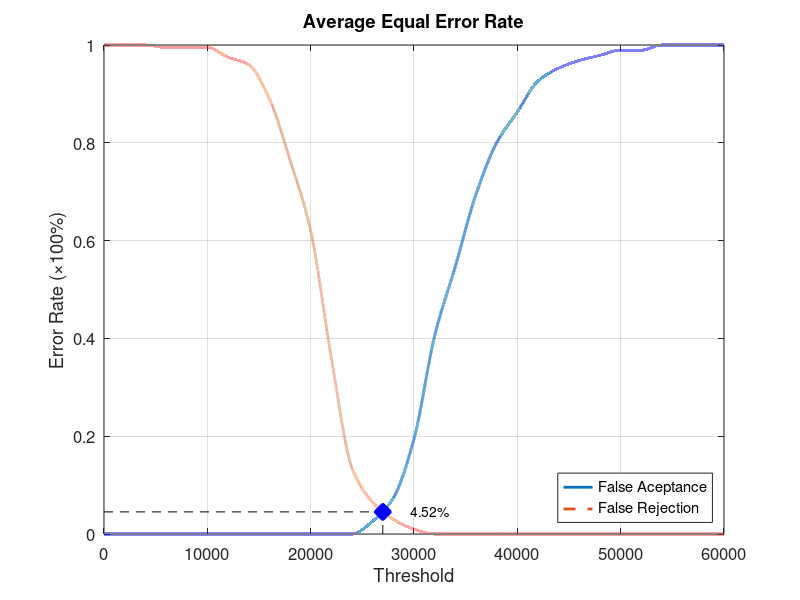
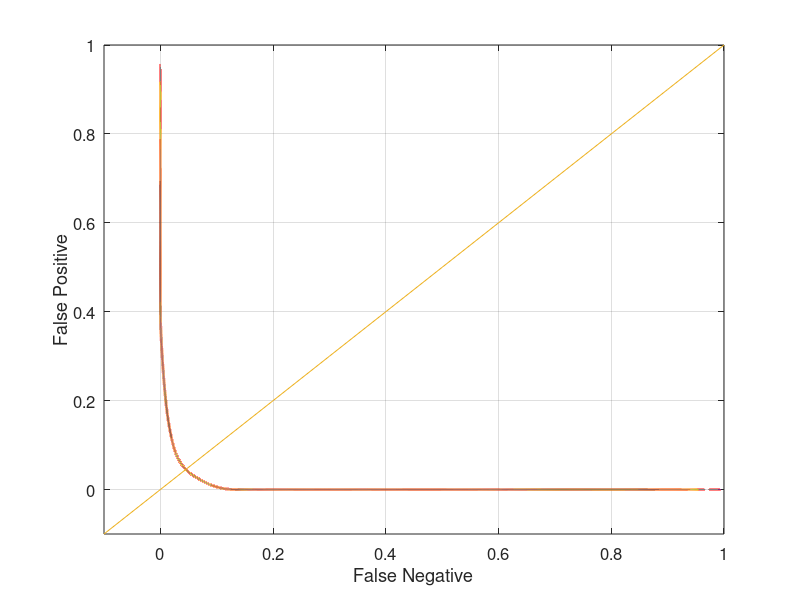

MATLAB code for these plots, in order:
function yEER = Database3_1
close all;
clear;
clc;
x = 0:2000:60000;
xq = 0:0.5:60000;

y0 = [0 0 0 0 0 0 0 0 0 0 0 0 0 0.0263158 0.0736842 0.194737 0.405263 0.547368 0.694737 0.8 0.863158 0.926316 0.952632 0.968421 0.978947 0.989474 0.989474 1 1 1 1];
yy0 = interp1(x, y0, xq, 'pchip');
y1 = [1 1 1 0.995 0.995 0.995 0.975 0.96 0.89 0.765 0.62 0.36 0.135 0.065 0.03 0.01 0 0 0 0 0 0 0 0 0 0 0 0 0 0 0];
yy1 = interp1(x, y1, xq, 'pchip');

% Calculating EER: 
y2 = abs(y0 - y1);
find(y2 == min(y2))
yy2 = abs(yy0 - yy1);
xEER = find(yy2 == min(yy2));
xEERIndex = xq(xEER) % X-axis EER
yEER = yy0(xEER) % Y-axis EER

main = figure
plot(xq, yy0,'-','LineWidth', 2);	hold on
plot(xq, yy1,'--','LineWidth', 2);	hold on
plot([xEERIndex xEERIndex], [0 yEER], 'k--');	hold on
plot([0 xEERIndex], [yEER yEER], 'k--');	hold on
plot(xEERIndex, yEER, 'bx', 'LineWidth', 10);	hold on
text(xEERIndex + 10 * xEERIndex / 100, yEER, [num2str(round((10000 * yEER)) / 100) '%'])
legend('False Aceptance', 'False Rejection', 'Location', 'SouthEast')
xlabel('Threshold')
ylabel('Error Rate (\times100%)')
title('Average Equal Error Rate')
set(gca, 'FontSize', 12)
axis([0 60000 0 1])
grid on

print(main, 'Database3_1Main', '-dpng');
FNRxFPR = figure('Color', [1 1 1]);
plot(yy1, yy0, '-', yy1, yy0, 'LineWidth', 2);
hold on
y = -0.1:0.1:1
plot(y, y); 
set(gca, 'FontSize', 12)
xlabel('False Negative')
ylabel('False Positive')
axis([-0.1 1 -0.1 1])
set(gca, 'FontSize', 12)
grid on

print(FNRxFPR, 'Database3_1FNRxFPR','-dpng');
end
